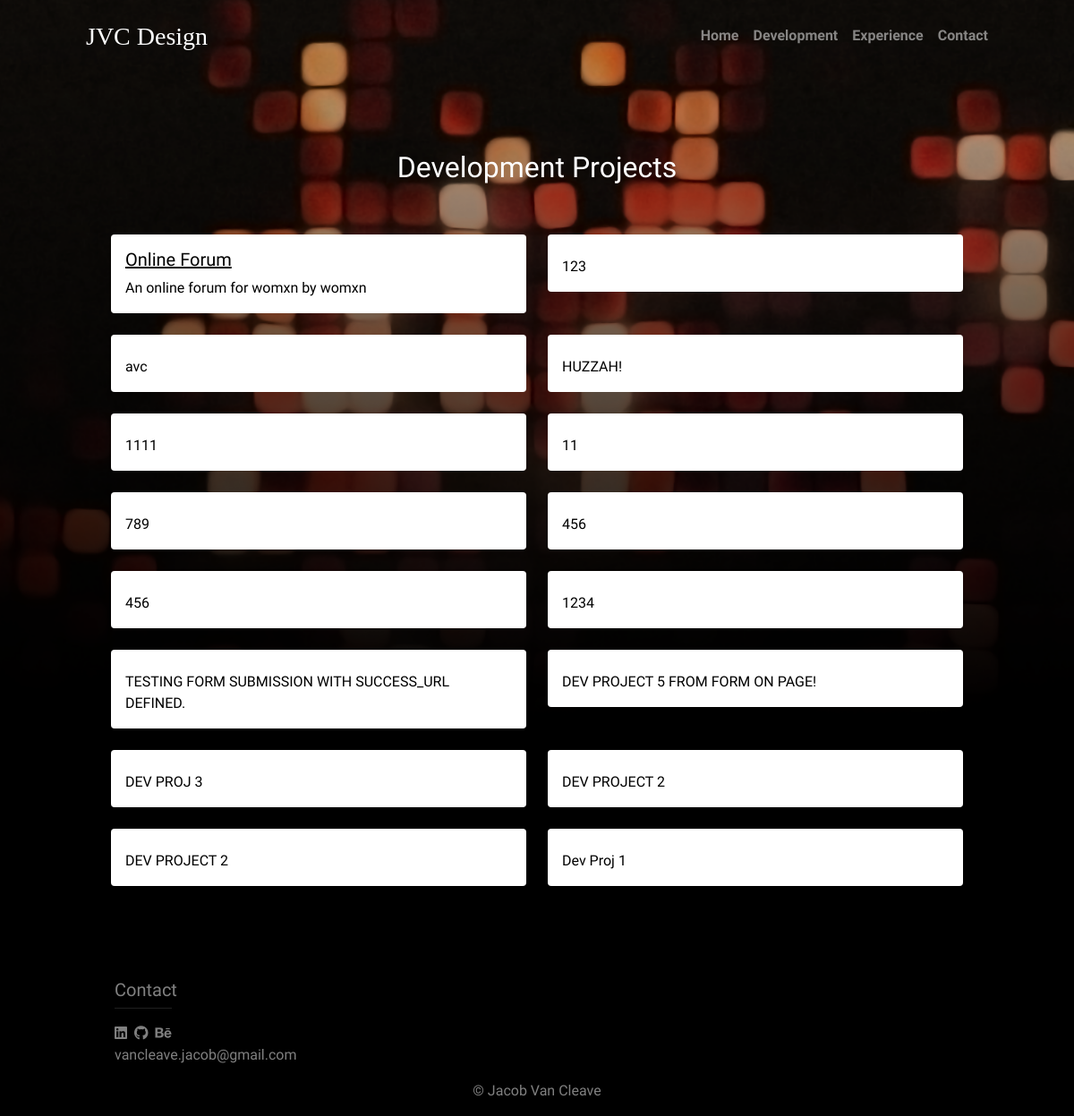
Page /portfolio/development_projects/ on the earlier database version.
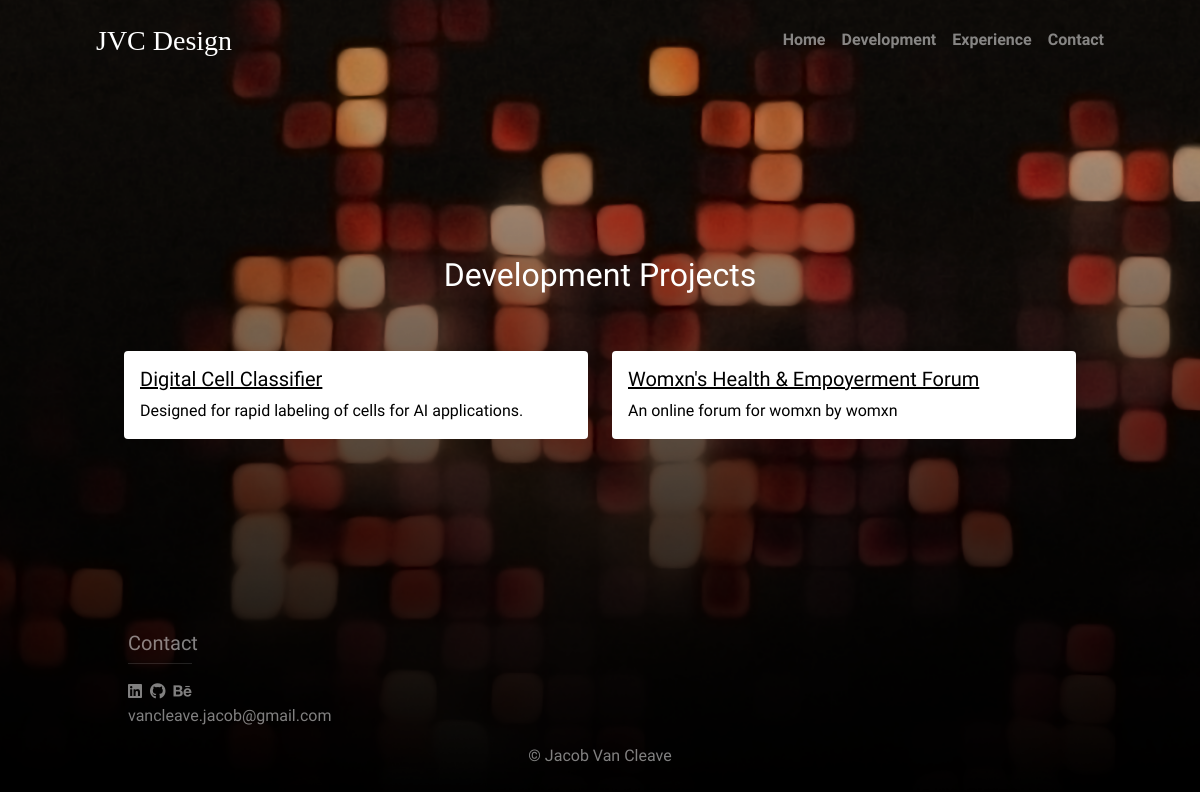
Same page on the later database version.
### jvc_portfolio/models.py (models this page shows)
class Project(models.Model):
    DESIGN = 'DES'
    DEVELOPMENT = 'DEV'
    PROJECT_TYPE = [
        (DESIGN, 'Design'),
        (DEVELOPMENT, 'Development'),
    ]
    title = models.CharField(max_length=200)
    created_on = models.DateTimeField(auto_now_add=True)
    project_type = models.CharField(max_length=3, choices=PROJECT_TYPE, default=DEVELOPMENT)
    image = models.ImageField(null=True, blank=True, upload_to="images/proj/")
    about = models.TextField()
    class Meta:
        ordering = ['-created_on']
    def __str__(self):
        return self.title

### jvc_portfolio/views.py (the view, shortened to what this page needs)
# urls.py: path('development_projects/', views.DevelopmentProjectList.as_view(), name='dev_project_list'),
class DevelopmentProjectList(ListView):
    model = Project
    form_class = ProjectForm
    template_name = 'portfolio/development_list.html'
    def get_context_data(self, *args, **kwargs):
        context = super(DevelopmentProjectList, self).get_context_data(*args, **kwargs)
        dev_proj_list = Project.objects.filter(project_type='DEV')
        developments = Development.objects.all()
        print(dev_proj_list)
        context['dev_proj_list'] = dev_proj_list
        context['developments'] = developments
        context['form'] = ProjectForm
        print(context)
        return context

### jvc_portfolio/models.py (called while the page is built)
    def __str__(self):
        return self.title

### jvc_portfolio/templates/portfolio/development_list.html (shortened to what this page needs)
{% extends "core/base.html" %}
{% load static %}
{% block content %}
<div class="container-fluid mb-5">
    <div class="row ps-2 pe-2 mb-5">
        <h2 class="list-title">Development Projects</h2>
    </div>
    <div class="row row-cols-1 row-cols-md-2">
        {% for proj in dev_proj_list %}
            <div class="col">
                <div class="card mb-4 border-0">
                    <div class="card-body">
                            <h5 class="card-title">
                                {% if proj.pk == 33 %}
                                    <a class="card-link" href="{% url 'forum' proj.pk %}">
                                        {{ proj.title | slice:50 }}
                                    </a>
                                {% elif proj.pk == 34 %}
                                    <a href="{% url 'cell_label' proj.pk %}" class="card-link">
                                        {{ proj.title | slice:50 }}
                                    </a>
                                {% endif %}
                            </h5>
                        <p class="card-text">{{ proj.about | slice:75 }}</p>
                    </div>
                </div>
            </div>
        {% endfor %}
    </div>
</div>
{% endblock content %}

### jvc_core/templates/core/base.html (shortened to what this page needs)
<!DOCTYPE html>
<html lang="en">
{% load static %}
<head>
    <link href="https://cdn.jsdelivr.net/npm/bootstrap@5.1.3/dist/css/bootstrap.min.css" rel="stylesheet">
    <link rel="stylesheet" href="{% static 'css/style.css' %}">
</head>
<body class="d-flex vh-100 base1_body">
    <div class="cover-container d-flex vw-100 vh-100 p-3 mx-auto flex-column">
        <header class="mb-auto">
            <a href="{% url 'home' %}" class="logo-link"><h3 class="float-md-start mb-0 logo-img">JVC Design</h3></a>
            <nav class="nav nav-masthead justify-content-center float-md-end navbar navbar-expand-lg nav-container" id="nav-container">
                <a class="nav-link" type="button" data-toggle="button" href="{% url 'home' %}">Home</a>
                <a href="#dev_proj_list" class="nav-link" type="buton" data-toggle="button">
                    Development
                </a>
                <a href="#experience" class="nav-link" type="button" data-toggle="button">
                    Experience
                </a>
                <a class="nav-link" type="button" data-toggle="button" href="#contact_info">
                    Contact
                </a>
            </nav>
        </header>
        <div class="main-container">
            <main class="px-3 main">
            {% block content %}{% endblock content %}
            </main>
        </div>
        <footer class="mt-auto text-white-50">
            <div class="row mt-3 pt-3">
                <div class="col col-md-4">
                    <a id="contact_info">
                        <h5 class="connect-title">Contact</h5>
                    </a>
                    <hr class="connect-bar">
                    <ul class="media-list">
                        <li class="media-link">
                            <a href="https://www.linkedin.com/in/jacob-van-cleave-06b4a0158/" class="social-link">
                                <i class="fa-brands fa-linkedin"></i>
                            </a>
                        </li>
                        <li class="media-link">
                            <a href="https://github.com/creative-vancleaver" class="social-link">
                                <i class="fa-brands fa-github"></i>
                            </a>
                        </li>
                        <li class="media-link">
                            <a class="social-link" href="https://www.behance.net/jacobvancleave">
                                <i class="fa-brands fa-behance"></i>
                            </a>
                        </li>
                    </ul>
                    <p class="email">vancleave.jacob@gmail.com</p>
                </div>
                <div class="col col-md-4"></div>
                <div class="col col-md-4">
                </div>
            <p class="text-center text-white-50">&COPY; Jacob Van Cleave</p>
            </div>
        </footer>
    </div>
</body>
</html>

### static/css/style.css (style rules this page uses)
html, body { font-family: 'Open Sans Condensed', sans-serif; background-color: black; }
h3 { font-family: 'Cinzel Decorative', cursive; }
.base1_body { background-image: url("/static/img/jvcdesignsbgtp1.png"); background-repeat: no-repeat; background-size: cover; }
.main { color: white; }
.logo-img { padding-top: .5rem; padding-bottom: .5rem; }
.nav-masthead .nav-link { padding: .25rem 0; font-weight: 700; color: rgba(255, 255, 255, 0.5); background-color: transparent; border-bottom: .25rem solid transparent; }
.nav-masthead .nav-link + .nav-link { margin-left: 1rem; }
.logo-link { text-decoration: none; color: white; }
.cover-container { max-width: 65em; }
.connect-title { text-align: start; padding-left: 2rem; }
.connect-bar { max-width: 20%; margin-left: 2rem; margin-top: 0; }
.media-list { list-style: none; display: flex; margin-bottom: 0; }
.media-link + .media-link { padding-left: .5rem; }
.social-link { text-decoration: none; color: inherit; }
.email { padding-left: 2rem; font-size: inherit; }
.card-body { color: black !important; }
.card-link { position: relative; color: black !important; }
.list-title { text-align: center; }

Differences in the rows shown:
removed Project: about "123"
removed Project: about "avc"
removed Project: about "HUZZAH!"
removed Project: about "1111"
removed Project: about "11"
removed Project: about "789"
removed Project: about "456"
removed Project: about "456"
removed Project: about "1234"
removed Project: about "TESTING FORM SUBMISSION WITH SUCCESS_URL DEFINED."
removed Project: about "DEV PROJECT 5 FROM FORM ON PAGE!"
removed Project: about "DEV PROJ 3"
removed Project: about "DEV PROJECT 2"
removed Project: about "DEV PROJECT 2"
removed Project: about "Dev Proj 1"
added Project: title "Digital Cell Classifier", about "Designed for rapid labeling of cells for AI applications."
changed Project "An online forum for womxn by womxn": title "Online Forum" → "Womxn's Health & Empoyerment Forum"
